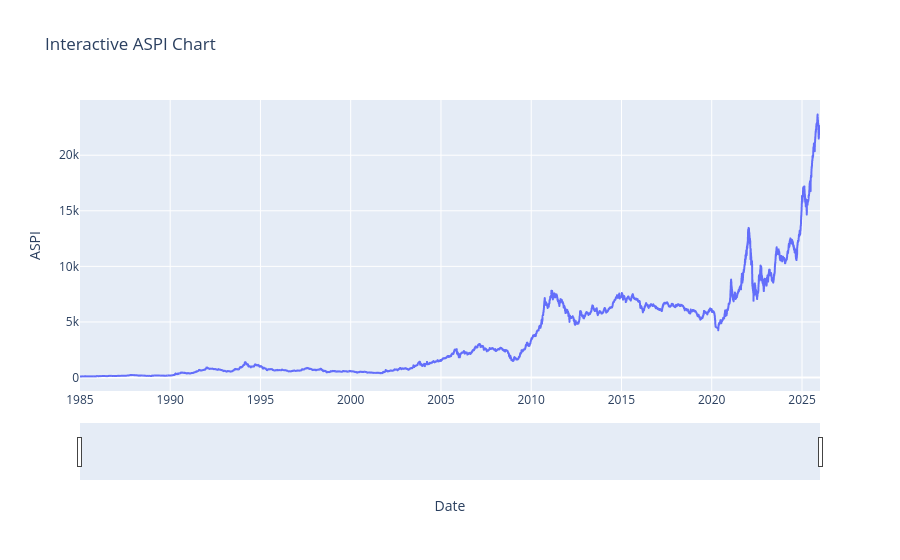

Here is the notebook cell this chart was saved with:
### Markdown cell above
## Section 15: Interactive Visualizations (Plotly)
*(Note: These will render in a live notebook environment)*

### Code cell
if not df_indices.empty:
    # Downsample for plotly performance if needed
    plot_df = df_indices.reset_index().dropna(subset=['ASPI'])
    
    fig = px.line(plot_df, x='Date', y='ASPI', title='Interactive ASPI Chart')
    fig.update_xaxes(rangeslider_visible=True)
    fig.show()

### Figure 1 — Plotly figure (JSON) as saved in the notebook; plotly's stock layout.template omitted (floating-point values rounded to 4 significant figures; data arrays with more than 128 entries replaced by an {"elided": "..."} marker saying what was removed)
{"data": [{"hovertemplate": "Date=%{x}<br>ASPI=%{y}<extra></extra>", "legendgroup": "", "line": {"color": "#636efa", "dash": "solid"}, "marker": {"symbol": "circle"}, "mode": "lines", "name": "", "showlegend": false, "type": "scattergl", "x": {"elided": "9773 str values"}, "xaxis": "x", "y": {"elided": "9773 float values"}, "yaxis": "y"}], "layout": {"legend": {"tracegroupgap": 0}, "title": {"text": "Interactive ASPI Chart"}, "xaxis": {"anchor": "y", "domain": [0.0, 1.0], "rangeslider": {"visible": true}, "title": {"text": "Date"}}, "yaxis": {"anchor": "x", "domain": [0.0, 1.0], "title": {"text": "ASPI"}}}}
